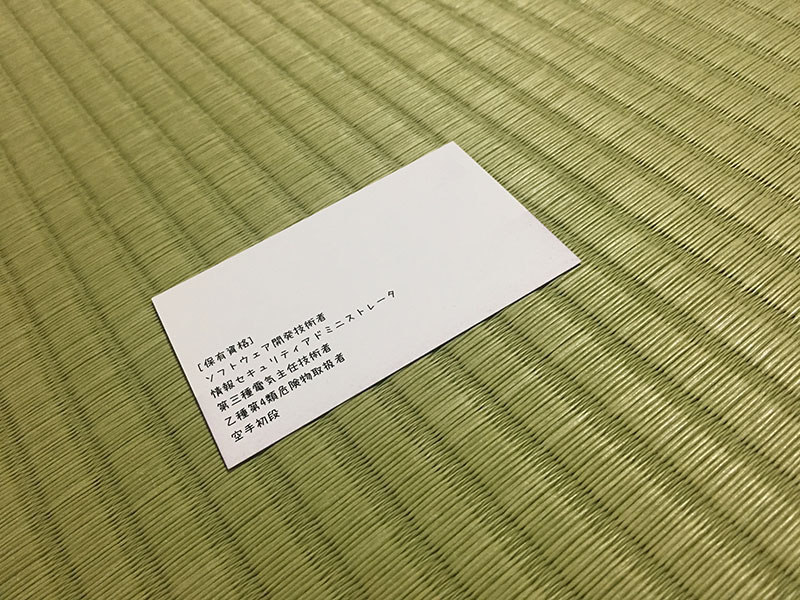
#> input picture cartao.jpg, 800 x 600 px
$ python projective1.py
#> lines starting #> are read from the running program, lines starting #| are printed output that depends on the picture; after the words box and inside, x2 and y2 are one past the last pixel; in counts of white or black regions, pixels touching at a corner belong together
import cv2
import numpy as np
import pyocr

from PIL import Image

# cartao japones
img = cv2.imread("cartao.jpg")
#> img is the input picture: shape (600, 800, 3); mean B, G, R 97.4, 148.5, 153.2
# pagina livro
#img = cv2.imread("pagina1.png")
#constituicao
#img = cv2.imread("ap.png")
cv2.imshow('color image', img)
cv2.waitKey(0)

#Grayscale
gray = cv2.cvtColor(img, cv2.COLOR_RGB2GRAY)
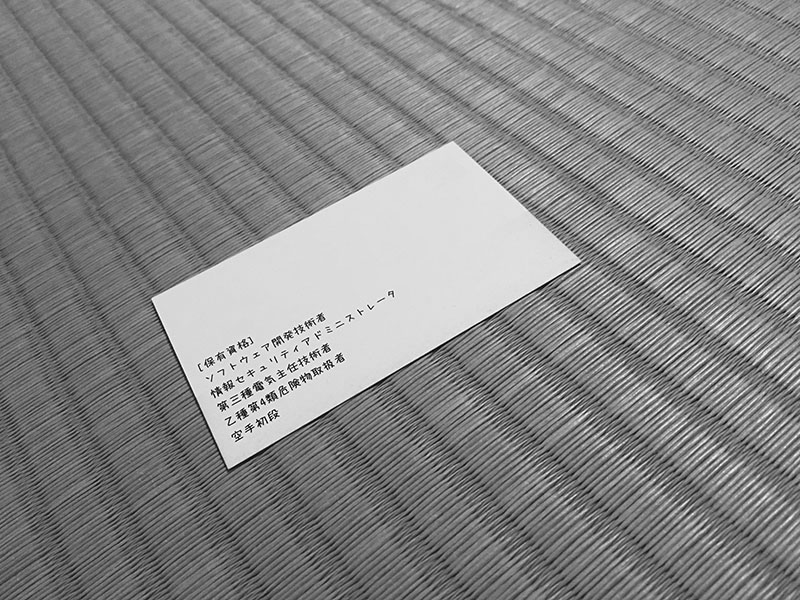
#> gray: shape (600, 800); min 0, max 254, mean 133.7

#Binarization
ret,th1 = cv2.threshold(gray,200,255,cv2.THRESH_BINARY)
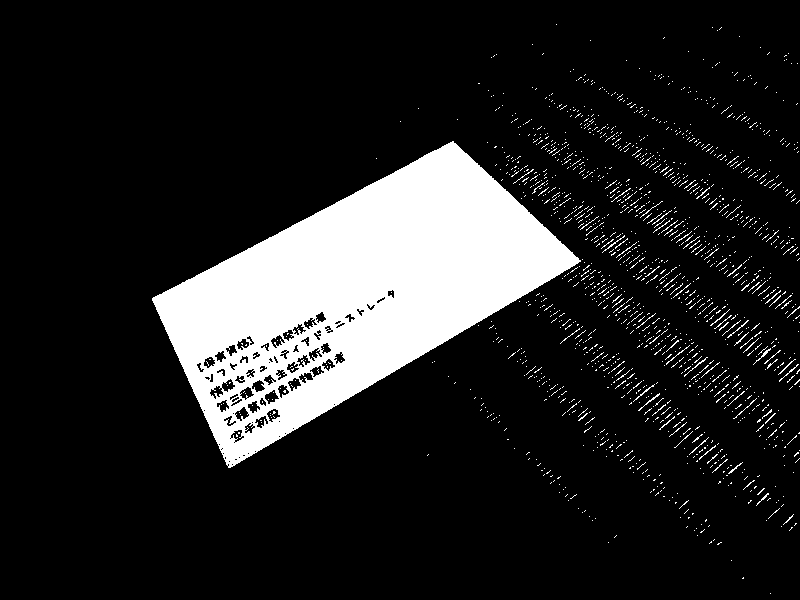
#> th1: shape (600, 800); 14.4% white; 1539 white regions (1488 under 20 px)
#ret,th1 = cv2.threshold(gray,200,255,cv2.THRESH_BINARY)
cv2.imshow('color image', th1)
cv2.waitKey(0)
cv2.imwrite('c-ph1.png', th1)

#Contour extraction
contours, hierarchy = cv2.findContours(th1, cv2.RETR_TREE, cv2.CHAIN_APPROX_SIMPLE)
#> contours = 1631 contours, 1569 with area under 20; largest, box (x1, y1, x2, y2) and area: (152, 141, 581, 468) 65862, (264, 389, 280, 405) 127, (234, 406, 250, 422) 126, (239, 386, 255, 401) 120, (266, 408, 281, 423) 116

#Sort only those with a large area
areas = []
for cnt in contours:
    area = cv2.contourArea(cnt)
    if area > 10000:
        epsilon = 0.1*cv2.arcLength(cnt,True)
        approx = cv2.approxPolyDP(cnt,epsilon,True)
        areas.append(approx)
#> this loop made 1631 passes
#> (area, epsilon, approx) on pass 1249: (65862.5, 118.9, [[580, 260], [452, 141], [152, 300], [230, 467]])
#> after the loop, areas = [[[580, 260], [452, 141], [152, 300], [230, 467]]]

cv2.drawContours(img,areas,-1,(0,255,0),3)
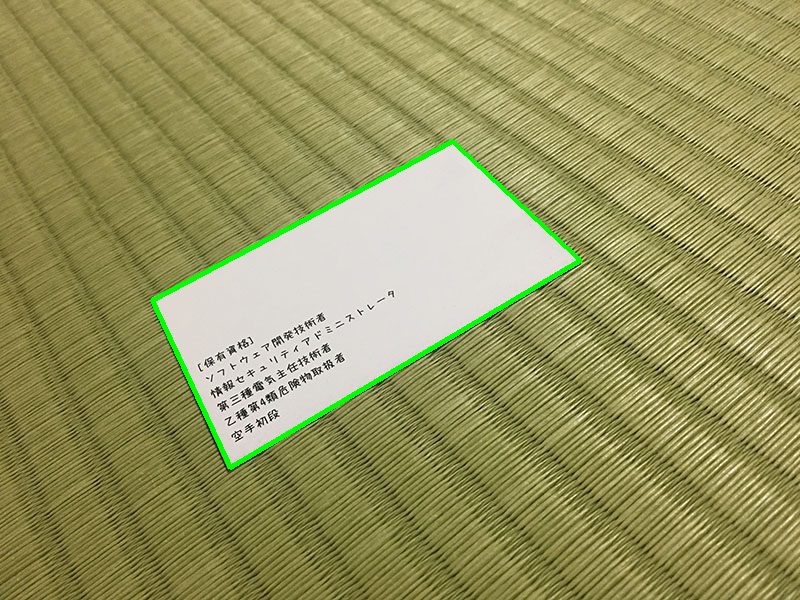
#> img: shape (600, 800, 3); 1.12% of pixels changed, all inside (x1, y1, x2, y2) = (150, 139, 583, 470)

cv2.imshow('color image', img)
cv2.waitKey(0)
cv2.imwrite('c-ph2.png', img)

dst = []
pts1 = np.float32(areas[0])
#> pts1 = [[580, 260], [452, 141], [152, 300], [230, 467]]
# cartao japones
pts2 = np.float32([[600,300], [600, 0], [0,0], [0,300]])
#pagina livro
#pts2 = np.float32([[0,0], [0,300], [300,300], [300,0]])

M = cv2.getPerspectiveTransform(pts1, pts2)
#> M = [[2.41, -1.12, -28.59], [1.52, 2.88, -1094.6], [0.000522, 0.00188, 1]]
#cartao japones
dst = cv2.warpPerspective(img, M, (600,300))
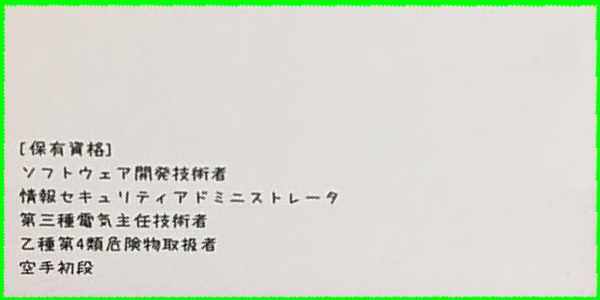
#> dst: shape (300, 600, 3); mean B, G, R 202.5, 217.4, 210.5
#pagina livro
#dst = cv2.warpPerspective(img, M, (300,300))
#constituicao
#dst = cv2.warpPerspective(img, M, (600,300))

cv2.imshow('color image', dst)
cv2.waitKey(0)
cv2.imwrite('c-ph3.png', dst)

#> (the run stopped early here; a loop or call above may not have finished)
